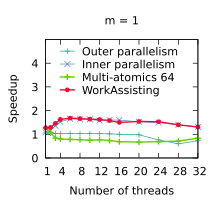

Recreate this plot in gnuplot.
set title "m = 1"
set terminal pdf size 2.2,2.0
set output "./results/Scans_n___4,194,304,_m___1.pdf"
set key on
set key top left Left reverse
set key samplen 1.4
set xrange [1:32]
set xtics (1, 4, 8, 12, 16, 20, 24, 28, 32)
set xlabel "Number of threads"
set yrange [0:5]
set ytics (0, 1, 2, 3, 4)
set ylabel "Speedup"
plot './results/Scans_n___4,194,304,_m___1.dat' using 1:2 title "Outer parallelism" pointsize 0.7 lw 1 pt 1 linecolor rgb "#24A793" with linespoints, \
  './results/Scans_n___4,194,304,_m___1.dat' using 1:3 title "Inner parallelism" pointsize 0.7 lw 1 pt 2 linecolor rgb "#5287C6" with linespoints, \
  './results/Scans_n___4,194,304,_m___1.dat' using 1:4 title "Multi-atomics 64" pointsize 0.7 lw 2 pt 1 linecolor rgb "#64D000" with linespoints, \
  './results/Scans_n___4,194,304,_m___1.dat' using 1:5 title "WorkAssisting" pointsize 0.4 lw 2 pt 7 linecolor rgb "#F40A35" with linespoints
